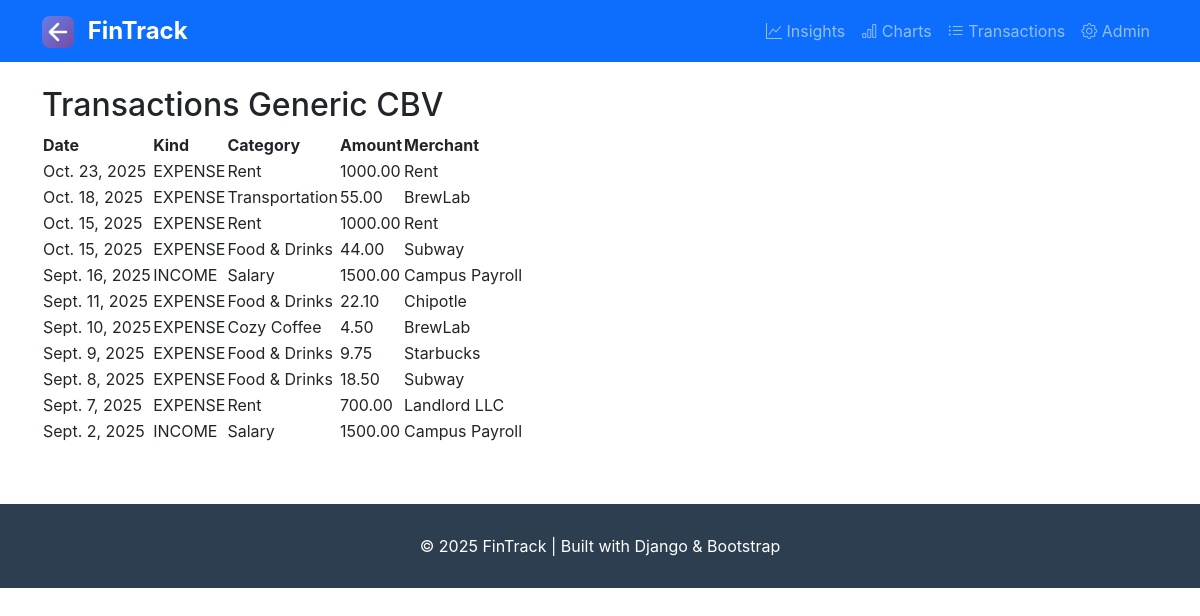
/transactions/render/ (signed in), run on an earlier commit of the app's database.
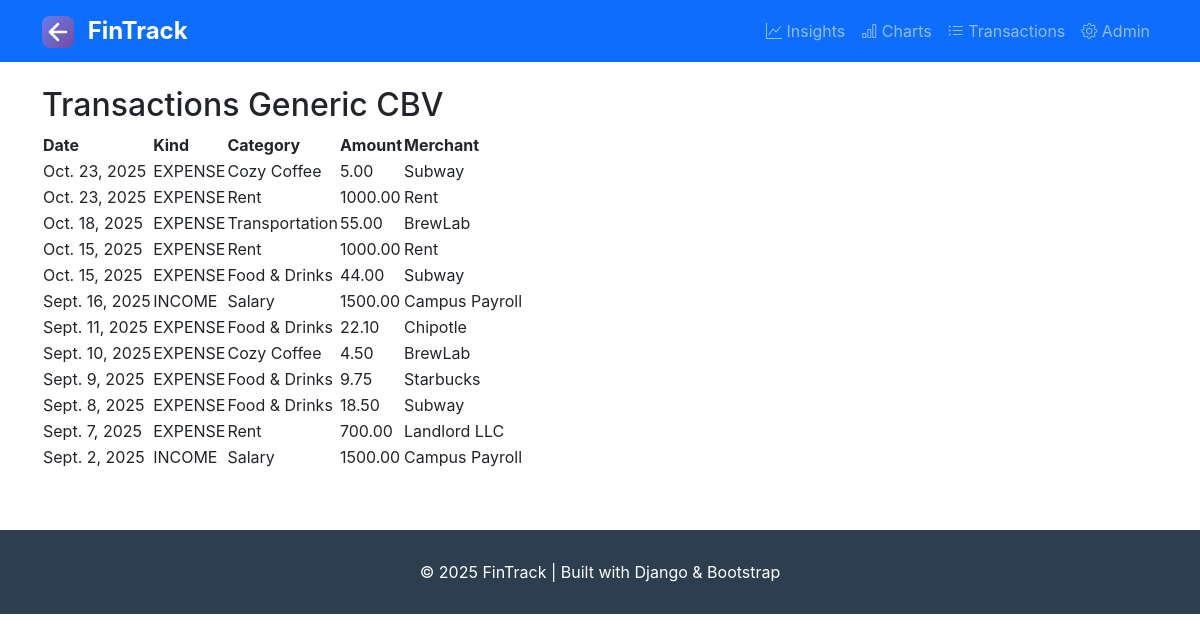
And on a later commit of the database.
### tracker/models.py (models this page shows, shortened)
class Transaction(models.Model):
    user = models.ForeignKey(settings.AUTH_USER_MODEL, on_delete=models.CASCADE)
    category = models.ForeignKey(Category, on_delete=models.PROTECT, related_name="transactions")
    amount = models.DecimalField(
        max_digits=12, decimal_places=2,
        validators=[MinValueValidator(0.01)]
    )
    kind = models.CharField(max_length=7, choices=Category.TYPE_CHOICES)  # EXPENSE or INCOME
    date = models.DateField(default=timezone.localdate)  # avoids datetime->date coercion
    merchant = models.CharField(max_length=128, blank=True)
    notes = models.TextField(blank=True)
    created_at = models.DateTimeField(auto_now_add=True)
    class Meta:
        ordering = ["-date", "-id"]
        indexes = [
            models.Index(fields=["user", "date"]),
            models.Index(fields=["user", "kind", "date"]),
        ]

class Category(models.Model):
    EXPENSE = "EXPENSE"
    INCOME = "INCOME"
    TYPE_CHOICES = [(EXPENSE, "Expense"), (INCOME, "Income")]
    user = models.ForeignKey(
        settings.AUTH_USER_MODEL, on_delete=models.CASCADE, null=True, blank=True,
        help_text="Null = global category; non-null = user-specific category."
    )
    name = models.CharField(max_length=64)
    type = models.CharField(max_length=7, choices=TYPE_CHOICES, default=EXPENSE)
    class Meta:
        constraints = [
            models.UniqueConstraint(
                fields=["user", "name", "type"],
                condition=Q(user__isnull=False),
                name="uniq_user_name_type_scoped"
            ),
            models.UniqueConstraint(
                fields=["name", "type"],
                condition=Q(user__isnull=True),
                name="uniq_name_type_global"
            ),
        ]
        indexes = [
            models.Index(fields=["user", "type"], name="idx_category_user_type"),
        ]
        ordering = ["type", "name"]

### tracker/views.py (the view)
# urls.py: path("transactions/render/", views.TransactionListGenericView.as_view(), name="transactions_render"),
class TransactionListGenericView(ListView):
    model = Transaction
    template_name = 'tracker/transaction_list_generic.html'
    context_object_name = 'transactions'
    ordering = ['-date', '-id']
    def get_queryset(self):
        if self.request.user.is_authenticated:
            return Transaction.objects.filter(user=self.request.user).order_by('-date', '-id')
        return Transaction.objects.none()

### templates/tracker/transaction_list_generic.html (shortened to what this page needs)
{% extends "tracker/base.html" %}
{% block content %}
<h2>Transactions Generic CBV</h2>
<table>
  <tr>
    <th>Date</th><th>Kind</th><th>Category</th><th>Amount</th><th>Merchant</th>
  </tr>
  {% for tx in transactions %}
  <tr>
    <td>{{ tx.date }}</td>
    <td>{{ tx.kind }}</td>
    <td>{{ tx.category.name }}</td>
    <td>{{ tx.amount }}</td>
    <td>{{ tx.merchant }}</td>
  </tr>
  {% empty %}
  <tr><td colspan="5">No transactions yet, add some!</td></tr>
  {% endfor %}
</table>
{% endblock %}

### templates/tracker/base.html (shortened to what this page needs)
{% load static %}
<!DOCTYPE html>
<html lang="en">
<head>
    <link href="https://cdn.jsdelivr.net/npm/bootstrap@5.3.0/dist/css/bootstrap.min.css" rel="stylesheet">
    <link rel="stylesheet" href="https://cdn.jsdelivr.net/npm/bootstrap-icons@1.11.0/font/bootstrap-icons.css">
    <link rel="stylesheet" href="{% static 'tracker/css/custom.css' %}">
</head>
<body>
    <nav class="navbar navbar-expand-lg navbar-dark bg-primary mb-4">
        <div class="container">
            <a class="navbar-brand" href="/">
                <img src="{% static 'tracker/images/logo.svg' %}" alt="FinTrack Logo" class="brand-icon">
                FinTrack
            </a>
            <div class="collapse navbar-collapse" id="navbarNav">
                <ul class="navbar-nav ms-auto">
                    <li class="nav-item">
                        <a class="nav-link" href="{% url 'transaction_insights' %}">
                            <i class="bi bi-graph-up"></i> Insights
                        </a>
                    </li>
                    <li class="nav-item">
                        <a class="nav-link" href="{% url 'charts_overview' %}">
                            <i class="bi bi-bar-chart"></i> Charts
                        </a>
                    </li>
                    <li class="nav-item">
                        <a class="nav-link" href="{% url 'transactions_render' %}">
                            <i class="bi bi-list-ul"></i> Transactions
                        </a>
                    </li>
                    <li class="nav-item">
                        <a class="nav-link" href="/admin/">
                            <i class="bi bi-gear"></i> Admin
                        </a>
                    </li>
                </ul>
            </div>
        </div>
    </nav>
    <main class="container">
        {% block content %}{% endblock %}
    </main>
    <footer class="text-center">
        <div class="container">
            <p class="mb-0">&copy; 2025 FinTrack | Built with Django & Bootstrap</p>
        </div>
    </footer>
</body>
</html>

### static/tracker/css/custom.css (style rules this page uses)
:root { --primary-color: #667eea; --primary-dark: #764ba2; --success-color: #2ecc71; --danger-color: #e74c3c; --warning-color: #f39c12; --info-color: #9b59b6; --dark-bg: #2c3e50; --light-bg: #f8f9fa; --card-shadow: 0 2px 4px rgba(0,0,0,0.1); }
body { font-family: 'Inter', -apple-system, BlinkMacSystemFont, 'Segoe UI', sans-serif; }
.navbar-brand { font-weight: 700; font-size: 1.5rem; }
.navbar-brand .brand-icon { width: 32px; height: 32px; margin-right: 8px; vertical-align: middle; }
footer { background: var(--dark-bg); color: white; padding: 30px 0; margin-top: 60px; }

What changed in the data, as far as the page shows it:
added Transaction: date "Oct. 23, 2025", kind "EXPENSE", category.name "Cozy Coffee", amount "5.00", merchant "Subway"
